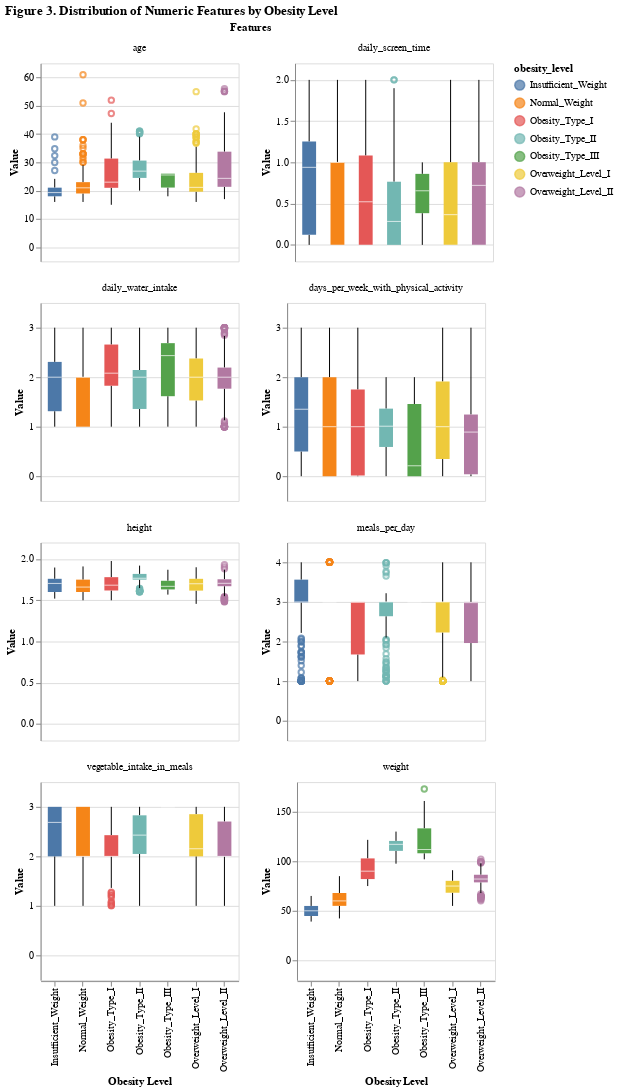

Write notebook code for a chart like this one.
### Code cell
# Plot 3: Relationship between continuous features and target

alt.data_transformers.enable('vegafusion')

numeric_features_facet = alt.Chart(
    train_df.melt(id_vars=['obesity_level'], value_vars=numeric_data)
).mark_boxplot().encode(
    x=alt.X('obesity_level:N', title='Obesity Level'),
    y=alt.Y(
        'value:Q',
        title='Value',
        scale=alt.Scale(padding=5)  
    ),
    color=alt.Color('obesity_level'),
    facet=alt.Facet('variable:N', title='Features', columns=2)  
).properties(
    title='Figure 3. Distribution of Numeric Features by Obesity Level',
    width=200,
    height=200
).resolve_scale(
    y='independent'  
)

numeric_features_facet

### Figure 1 — Vega specification as saved in the notebook (floating-point values rounded to 4 significant figures; data arrays with more than 128 entries replaced by an {"elided": "..."} marker saying what was removed)
{"$schema": "https://vega.github.io/schema/vega/v5.json", "data": [{"name": "source_0", "values": {"elided": "11680 records"}}, {"name": "facet_domain", "values": [{"variable": "age", "count": 1460}, {"variable": "height", "count": 1460}, {"variable": "weight", "count": 1460}, {"variable": "vegetable_intake_in_meals", "count": 1460}, {"variable": "meals_per_day", "count": 1460}, {"variable": "daily_water_intake", "count": 1460}, {"variable": "days_per_week_with_physical_activity", "count": 1460}, {"variable": "daily_screen_time", "count": 1460}]}, {"name": "facet_domain_column", "transform": [{"type": "sequence", "start": 0.0, "stop": {"signal": "min(length(data(\"facet_domain\")), 2)"}}]}, {"name": "data_1"}, {"name": "data_2"}, {"name": "data_3"}, {"name": "data_4"}, {"name": "data_5"}, {"name": "data_6"}, {"name": "data_7"}, {"name": "data_8"}, {"name": "data_2_x_domain_obesity_level_0", "values": [{"obesity_level": "Overweight_Level_I"}, {"obesity_level": "Normal_Weight"}, {"obesity_level": "Overweight_Level_II"}, {"obesity_level": "Insufficient_Weight"}, {"obesity_level": "Obesity_Type_II"}, {"obesity_level": "Obesity_Type_I"}, {"obesity_level": "Obesity_Type_III"}]}, {"name": "data_4_x_domain_obesity_level_1", "values": [{"obesity_level": "Normal_Weight"}, {"obesity_level": "Obesity_Type_III"}, {"obesity_level": "Obesity_Type_I"}, {"obesity_level": "Insufficient_Weight"}, {"obesity_level": "Overweight_Level_I"}, {"obesity_level": "Overweight_Level_II"}, {"obesity_level": "Obesity_Type_II"}]}, {"name": "data_5_x_domain_obesity_level_2", "values": [{"obesity_level": "Normal_Weight"}, {"obesity_level": "Obesity_Type_III"}, {"obesity_level": "Obesity_Type_I"}, {"obesity_level": "Insufficient_Weight"}, {"obesity_level": "Overweight_Level_I"}, {"obesity_level": "Overweight_Level_II"}, {"obesity_level": "Obesity_Type_II"}]}, {"name": "data_7_x_domain_obesity_level_3", "values": [{"obesity_level": "Normal_Weight"}, {"obesity_level": "Obesity_Type_III"}, {"obesity_level": "Obesity_Type_I"}, {"obesity_level": "Insufficient_Weight"}, {"obesity_level": "Overweight_Level_I"}, {"obesity_level": "Overweight_Level_II"}, {"obesity_level": "Obesity_Type_II"}]}, {"name": "data_8_x_domain_obesity_level_4", "values": [{"obesity_level": "Normal_Weight"}, {"obesity_level": "Obesity_Type_III"}, {"obesity_level": "Obesity_Type_I"}, {"obesity_level": "Insufficient_Weight"}, {"obesity_level": "Overweight_Level_I"}, {"obesity_level": "Overweight_Level_II"}, {"obesity_level": "Obesity_Type_II"}]}, {"name": "data_2_color_domain_obesity_level_0", "values": [{"obesity_level": "Overweight_Level_I"}, {"obesity_level": "Normal_Weight"}, {"obesity_level": "Overweight_Level_II"}, {"obesity_level": "Insufficient_Weight"}, {"obesity_level": "Obesity_Type_II"}, {"obesity_level": "Obesity_Type_I"}, {"obesity_level": "Obesity_Type_III"}]}, {"name": "data_7_color_domain_obesity_level_1", "values": [{"obesity_level": "Normal_Weight"}, {"obesity_level": "Obesity_Type_III"}, {"obesity_level": "Obesity_Type_I"}, {"obesity_level": "Insufficient_Weight"}, {"obesity_level": "Overweight_Level_I"}, {"obesity_level": "Overweight_Level_II"}, {"obesity_level": "Obesity_Type_II"}]}], "signals": [{"name": "child_width", "value": 200}, {"name": "child_height", "value": 200}], "marks": [{"type": "group", "name": "facet-title", "title": {"text": "Features", "offset": 10, "style": "guide-title"}, "role": "column-title"}, {"type": "group", "name": "column_footer", "from": {"data": "facet_domain_column"}, "encode": {"update": {"width": {"signal": "child_width"}}}, "axes": [{"scale": "x", "orient": "bottom", "labelAlign": "right", "grid": false, "title": "Obesity Level", "labelAngle": 270, "labelBaseline": "middle", "zindex": 0}], "role": "column-footer"}, {"type": "group", "name": "cell", "from": {"facet": {"data": "source_0", "name": "facet", "groupby": ["variable"]}}, "sort": {"field": ["datum[\"variable\"]"], "order": ["ascending"]}, "encode": {"update": {"width": {"signal": "child_width"}, "height": {"signal": "child_height"}}}, "data": [{"name": "data_0", "source": "facet", "transform": [{"type": "joinaggregate", "groupby": ["obesity_level", "obesity_level"], "fields": ["value", "value"], "ops": ["q1", "q3"], "as": ["lower_box_value", "upper_box_value"]}, {"type": "project", "fields": ["lower_box_value", "obesity_level", "upper_box_value", "value"]}]}, {"name": "data_1", "source": "data_0", "transform": [{"type": "filter", "expr": "(datum[\"value\"] < datum[\"lower_box_value\"] - 1.5 * (datum[\"upper_box_value\"] - datum[\"lower_box_value\"])) || (datum[\"value\"] > datum[\"upper_box_value\"] + 1.5 * (datum[\"upper_box_value\"] - datum[\"lower_box_value\"]))"}, {"type": "filter", "expr": "isValid(datum[\"value\"]) && isFinite(+datum[\"value\"])"}, {"type": "project", "fields": ["obesity_level", "value"]}]}, {"name": "data_2", "source": "data_0", "transform": [{"type": "filter", "expr": "(datum[\"lower_box_value\"] - 1.5 * (datum[\"upper_box_value\"] - datum[\"lower_box_value\"]) <= datum[\"value\"]) && (datum[\"value\"] <= datum[\"upper_box_value\"] + 1.5 * (datum[\"upper_box_value\"] - datum[\"lower_box_value\"]))"}, {"type": "aggregate", "groupby": ["obesity_level"], "fields": ["value", "value", "lower_box_value", "upper_box_value"], "ops": ["min", "max", "min", "max"], "as": ["lower_whisker_value", "upper_whisker_value", "lower_box_value", "upper_box_value"]}, {"type": "project", "fields": ["lower_box_value", "lower_whisker_value", "obesity_level", "upper_box_value", "upper_whisker_value"]}]}, {"name": "data_3", "source": "data_2", "transform": [{"type": "filter", "expr": "isValid(datum[\"lower_whisker_value\"]) && isFinite(+datum[\"lower_whisker_value\"])"}, {"type": "project", "fields": ["lower_box_value", "lower_whisker_value", "obesity_level", "upper_whisker_value"]}]}, {"name": "data_4", "source": "data_2", "transform": [{"type": "filter", "expr": "isValid(datum[\"upper_box_value\"]) && isFinite(+datum[\"upper_box_value\"])"}, {"type": "project", "fields": ["lower_whisker_value", "obesity_level", "upper_box_value", "upper_whisker_value"]}]}, {"name": "data_5", "source": "facet", "transform": [{"type": "aggregate", "groupby": ["obesity_level"], "fields": ["value", "value", "value", "value", "value"], "ops": ["q1", "q3", "median", "min", "max"], "as": ["lower_box_value", "upper_box_value", "mid_box_value", "min_value", "max_value"]}, {"type": "project", "fields": ["lower_box_value", "max_value", "mid_box_value", "min_value", "obesity_level", "upper_box_value"]}]}, {"name": "data_6", "source": "data_5", "transform": [{"type": "filter", "expr": "isValid(datum[\"lower_box_value\"]) && isFinite(+datum[\"lower_box_value\"])"}, {"type": "project", "fields": ["lower_box_value", "max_value", "mid_box_value", "min_value", "obesity_level", "upper_box_value"]}]}, {"name": "data_7", "source": "data_5", "transform": [{"type": "filter", "expr": "isValid(datum[\"mid_box_value\"]) && isFinite(+datum[\"mid_box_value\"])"}, {"type": "project", "fields": ["lower_box_value", "max_value", "mid_box_value", "min_value", "obesity_level", "upper_box_value"]}]}], "marks": [{"type": "symbol", "name": "child_layer_0_layer_0_marks", "from": {"data": "data_1"}, "encode": {"update": {"opacity": {"value": 0.7}, "description": {"signal": "\"Obesity Level: \" + (isValid(datum[\"obesity_level\"]) ? datum[\"obesity_level\"] : \"\"+datum[\"obesity_level\"]) + \"; Value: \" + (format(datum[\"value\"], \"\")) + \"; obesity_level: \" + (isValid(datum[\"obesity_level\"]) ? datum[\"obesity_level\"] : \"\"+datum[\"obesity_level\"])"}, "x": {"field": "obesity_level", "scale": "x", "band": 0.5}, "y": {"field": "value", "scale": "child_y"}, "stroke": {"field": "obesity_level", "scale": "color"}, "ariaRoleDescription": {"value": "point"}, "fill": {"value": "transparent"}}}, "style": ["point", "boxplot-outliers"]}, {"type": "rule", "name": "child_layer_0_layer_1_layer_0_marks", "from": {"data": "data_3"}, "encode": {"update": {"tooltip": {"signal": "{\"Upper Whisker of Value\": format(datum[\"upper_whisker_value\"], \"\"), \"Lower Whisker of Value\": format(datum[\"lower_whisker_value\"], \"\"), \"obesity_level\": isValid(datum[\"obesity_level\"]) ? datum[\"obesity_level\"] : \"\"+datum[\"obesity_level\"], \"Obesity Level\": isValid(datum[\"obesity_level\"]) ? datum[\"obesity_level\"] : \"\"+datum[\"obesity_level\"]}"}, "y": {"field": "lower_whisker_value", "scale": "child_y"}, "y2": {"field": "lower_box_value", "scale": "child_y"}, "stroke": {"value": "black"}, "x": {"field": "obesity_level", "scale": "x", "band": 0.5}}}, "aria": false, "style": ["rule", "boxplot-rule"]}, {"type": "rule", "name": "child_layer_0_layer_1_layer_1_marks", "from": {"data": "data_4"}, "encode": {"update": {"y2": {"field": "upper_whisker_value", "scale": "child_y"}, "tooltip": {"signal": "{\"Upper Whisker of Value\": format(datum[\"upper_whisker_value\"], \"\"), \"Lower Whisker of Value\": format(datum[\"lower_whisker_value\"], \"\"), \"obesity_level\": isValid(datum[\"obesity_level\"]) ? datum[\"obesity_level\"] : \"\"+datum[\"obesity_level\"], \"Obesity Level\": isValid(datum[\"obesity_level\"]) ? datum[\"obesity_level\"] : \"\"+datum[\"obesity_level\"]}"}, "stroke": {"value": "black"}, "x": {"field": "obesity_level", "scale": "x", "band": 0.5}, "y": {"field": "upper_box_value", "scale": "child_y"}}}, "style": ["rule", "boxplot-rule"], "aria": false}, {"type": "rect", "name": "child_layer_1_layer_0_marks", "from": {"data": "data_6"}, "encode": {"update": {"y2": {"field": "upper_box_value", "scale": "child_y"}, "width": {"value": 14}, "y": {"field": "lower_box_value", "scale": "child_y"}, "fill": {"field": "obesity_level", "scale": "color"}, "ariaRoleDescription": {"value": "box"}, "tooltip": {"signal": "{\"Max of Value\": format(datum[\"max_value\"], \"\"), \"Q3 of Value\": format(datum[\"upper_box_value\"], \"\"), \"Median of Value\": format(datum[\"mid_box_value\"], \"\"), \"Q1 of Value\": format(datum[\"lower_box_value\"], \"\"), \"Min of Value\": format(datum[\"min_value\"], \"\"), \"obesity_level\": isValid(datum[\"obesity_level\"]) ? datum[\"obesity_level\"] : \"\"+datum[\"obesity_level\"], \"Obesity Level\": isValid(datum[\"obesity_level\"]) ? datum[\"obesity_level\"] : \"\"+datum[\"obesity_level\"]}"}, "description": {"signal": "\"Obesity Level: \" + (isValid(datum[\"obesity_level\"]) ? datum[\"obesity_level\"] : \"\"+datum[\"obesity_level\"]) + \"; Value: \" + (format(datum[\"lower_box_value\"], \"\")) + \"; upper_box_value: \" + (format(datum[\"upper_box_value\"], \"\")) + \"; obesity_level: \" + (isValid(datum[\"obesity_level\"]) ? datum[\"obesity_level\"] : \"\"+datum[\"obesity_level\"]) + \"; Max of Value: \" + (format(datum[\"max_value\"], \"\")) + \"; Q3 of Value: \" + (format(datum[\"upper_box_value\"], \"\")) + \"; Median of Value: \" + (format(datum[\"mid_box_value\"], \"\")) + \"; Q1 of Value: \" + (format(datum[\"lower_box_value\"], \"\")) + \"; Min of Value: \" + (format(datum[\"min_value\"], \"\"))"}, "xc": {"field": "obesity_level", "scale": "x", "band": 0.5}}}, "style": ["bar", "boxplot-box"]}, {"type": "rect", "name": "child_layer_1_layer_1_marks", "from": {"data": "data_7"}, "encode": {"update": {"yc": {"field": "mid_box_value", "scale": "child_y"}, "width": {"value": 14}, "fill": {"value": "white"}, "tooltip": {"signal": "{\"Max of Value\": format(datum[\"max_value\"], \"\"), \"Q3 of Value\": format(datum[\"upper_box_value\"], \"\"), \"Median of Value\": format(datum[\"mid_box_value\"], \"\"), \"Q1 of Value\": format(datum[\"lower_box_value\"], \"\"), \"Min of Value\": format(datum[\"min_value\"], \"\"), \"obesity_level\": isValid(datum[\"obesity_level\"]) ? datum[\"obesity_level\"] : \"\"+datum[\"obesity_level\"], \"Obesity Level\": isValid(datum[\"obesity_level\"]) ? datum[\"obesity_level\"] : \"\"+datum[\"obesity_level\"]}"}, "opacity": {"value": 0.7}, "xc": {"field": "obesity_level", "scale": "x", "band": 0.5}, "height": {"value": 1}}}, "style": ["tick", "boxplot-median"], "aria": false}], "scales": [{"name": "child_y", "type": "linear", "domain": {"fields": [{"data": "data_1", "field": "value"}, {"data": "data_3", "field": "lower_whisker_value"}, {"data": "data_3", "field": "lower_box_value"}, {"data": "data_4", "field": "upper_box_value"}, {"data": "data_4", "field": "upper_whisker_value"}, {"data": "data_6", "field": "lower_box_value"}, {"data": "data_6", "field": "upper_box_value"}, {"data": "data_7", "field": "mid_box_value"}]}, "range": [{"signal": "child_height"}, 0], "padding": 5, "nice": true, "zero": true}], "axes": [{"scale": "child_y", "zindex": 0, "orient": "left", "minExtent": 0, "maxExtent": 0, "aria": false, "grid": true, "gridScale": "x", "tickCount": {"signal": "ceil(child_height/40)"}, "domain": false, "ticks": false, "labels": false}, {"scale": "child_y", "orient": "left", "title": "Value", "tickCount": {"signal": "ceil(child_height/40)"}, "zindex": 0, "labelOverlap": true, "grid": false}], "title": {"text": {"signal": "isValid(parent[\"variable\"]) ? parent[\"variable\"] : \"\"+parent[\"variable\"]"}, "offset": 10, "style": "guide-label", "frame": "group"}, "style": "cell"}], "scales": [{"name": "x", "type": "band", "domain": {"fields": [{"data": "data_2_x_domain_obesity_level_0", "field": "obesity_level"}, {"data": "data_4_x_domain_obesity_level_1", "field": "obesity_level"}, {"data": "data_5_x_domain_obesity_level_2", "field": "obesity_level"}, {"data": "data_7_x_domain_obesity_level_3", "field": "obesity_level"}, {"data": "data_8_x_domain_obesity_level_4", "field": "obesity_level"}], "sort": true}, "range": [0, {"signal": "child_width"}], "paddingOuter": 0, "paddingInner": 0}, {"name": "color", "type": "ordinal", "domain": {"fields": [{"data": "data_2_color_domain_obesity_level_0", "field": "obesity_level"}, {"data": "data_7_color_domain_obesity_level_1", "field": "obesity_level"}], "sort": true}, "range": "category"}], "title": {"text": "Figure 3. Distribution of Numeric Features by Obesity Level", "anchor": "start"}, "layout": {"padding": 20, "bounds": "full", "align": "none", "columns": 2}, "padding": 5, "legends": [{"stroke": "color", "symbolType": "circle", "title": "obesity_level", "encode": {"symbols": {"update": {"opacity": {"value": 0.7}}}}, "fill": "color"}], "background": "white"}
